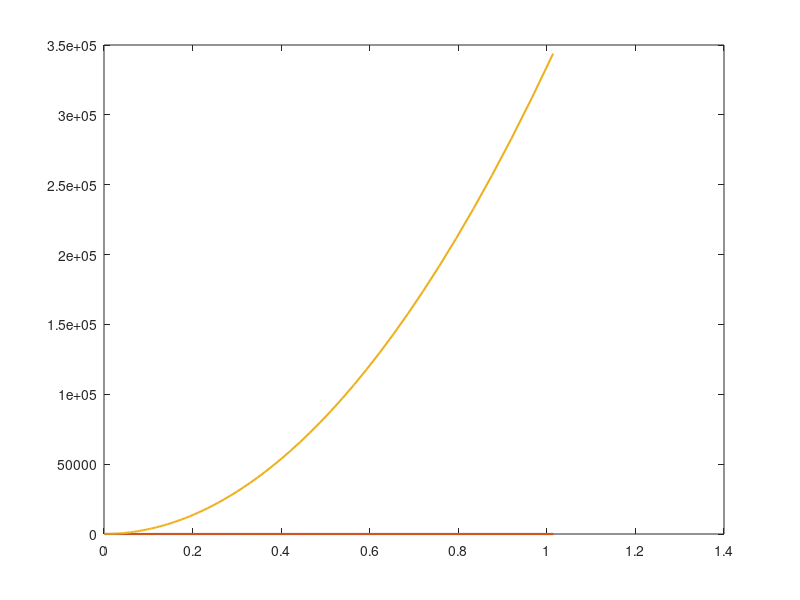

Source code (MATLAB): (Note: this script raises an error after producing the figure.)
function finite_diff_example

h = 1e-14;
while h(end)<1
    h(end+1) = h(end)*1.05;
end
lw = 1.5;

x = 1e6;
dyFD = FDfwd(x,h);
dy = dfoo(x);
plot(h,abs(dyFD-dy)/dy,'linewidth',lw);
hold on

x = 1;
dyFD = FDfwd(x,h);
dy = dfoo(x);
plot(h,abs(dyFD-dy)/dy,'linewidth',lw);

x = 1e-3;
dyFD = FDfwd(x,h);
dy = dfoo(x);
plot(h,abs(dyFD-dy)/dy,'linewidth',lw);


legend('x=1e6','x=1','x=1e-3','location', 'se')
set(gca,'fontsize',20,'xscale','log','yscale','log')
xlim([h(1) h(end)])
ylim([0 10e1])
xlabel('h')
ylabel('relative error')

end

function dy = FDfwd(x,h)
dy = (foo(x+h)-foo(x))./h;
end

function y = foo(x)
y = x.^3;
end

function dy = dfoo(x)
dy=3*x.^2;
end